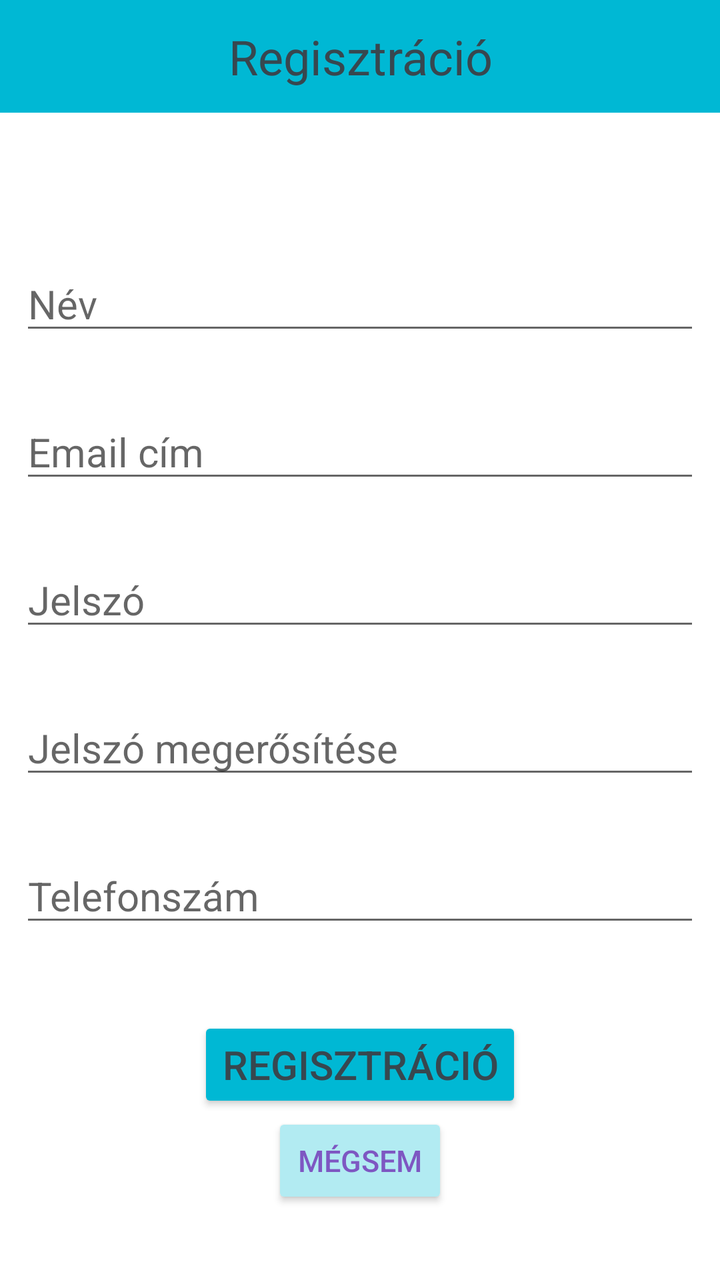
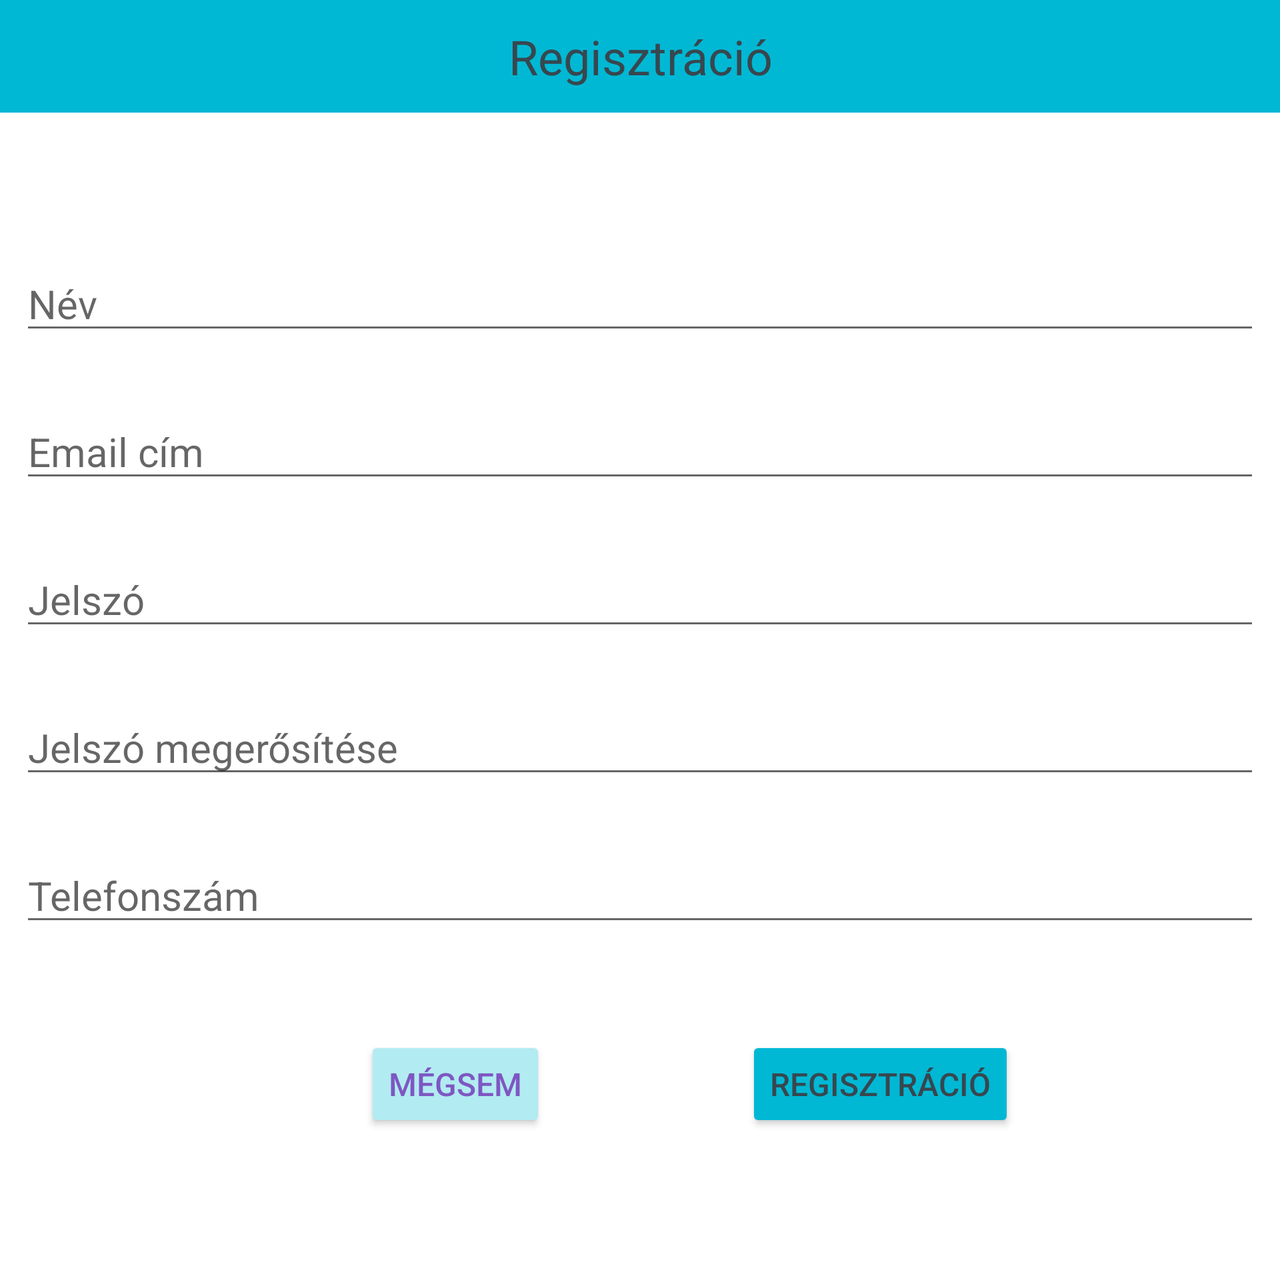

Two renders of one Android screen. The first uses the default layout on a phone; the second uses the alternative layout the repository ships for a different screen configuration, on a matching device. The two XML files are below.
<!-- AndroidManifest.xml: application theme Theme.MedBook -->
<!-- res/layout/activity_registration.xml -->
<?xml version="1.0" encoding="utf-8"?>
<LinearLayout
    xmlns:android="http://schemas.android.com/apk/res/android"
    android:layout_width="match_parent"
    android:layout_height="match_parent"
    android:background="@color/white"
    android:orientation="vertical"
    android:weightSum="10">

    <TextView
        android:id="@+id/registrationTvR"
        android:layout_width="match_parent"
        android:layout_height="wrap_content"
        android:layout_marginBottom="32dp"
        android:background="@color/primary"
        android:gravity="center"
        android:padding="12dp"
        android:text="@string/Registration"
        android:textColor="@color/text"
        android:textSize="24sp" />

    <EditText
        android:id="@+id/userNameEtR"
        android:layout_width="match_parent"
        android:layout_height="wrap_content"
        android:layout_marginLeft="10dp"
        android:layout_marginTop="40dp"
        android:layout_marginRight="10dp"
        android:hint="@string/Név"
        android:inputType="text"
        android:textColor="@color/text"
        android:textSize="20sp"
        android:textAppearance="@style/hint_style"/>

    <EditText
        android:id="@+id/emailEtR"
        android:layout_width="match_parent"
        android:layout_height="wrap_content"
        android:layout_marginLeft="10dp"
        android:layout_marginTop="30dp"
        android:layout_marginRight="10dp"
        android:hint="@string/EmailAddress"
        android:inputType="textEmailAddress"
        android:textColor="@color/text"
        android:textSize="20sp"
        android:textAppearance="@style/hint_style"/>

    <EditText
        android:id="@+id/passwordEtR"
        android:layout_width="match_parent"
        android:layout_height="wrap_content"
        android:layout_marginLeft="10dp"
        android:layout_marginTop="30dp"
        android:layout_marginRight="10dp"
        android:hint="@string/Password"
        android:inputType="textPassword"
        android:textColor="@color/text"
        android:textSize="20sp"
        android:textAppearance="@style/hint_style"/>

    <EditText
        android:id="@+id/passwordConfirmEtR"
        android:layout_width="match_parent"
        android:layout_height="wrap_content"
        android:layout_marginLeft="10dp"
        android:layout_marginTop="30dp"
        android:layout_marginRight="10dp"
        android:hint="@string/PasswordConfirm"
        android:inputType="textPassword"
        android:textColor="@color/text"
        android:textSize="20sp"
        android:textAppearance="@style/hint_style" />

    <EditText
        android:id="@+id/phoneEtR"
        android:layout_width="match_parent"
        android:layout_height="wrap_content"
        android:layout_marginLeft="10dp"
        android:layout_marginTop="30dp"
        android:layout_marginRight="10dp"
        android:hint="@string/PhoneNumber"
        android:inputType="phone"
        android:textColor="@color/text"
        android:textSize="20sp"
        android:textAppearance="@style/hint_style"/>

    <LinearLayout
        android:layout_width="match_parent"
        android:layout_height="wrap_content"
        android:layout_marginTop="40dp"
        android:gravity="center"
        android:orientation="vertical">

        <Button
            android:id="@+id/registrationBtnR"
            android:layout_width="wrap_content"
            android:layout_height="wrap_content"
            android:layout_marginLeft="10dp"
            android:layout_marginRight="10dp"
            android:backgroundTint="@color/primary"
            android:text="@string/Registration"
            android:textColor="@color/text"
            android:textSize="20sp"
            android:onClick="registration"/>

        <Button
            android:id="@+id/cancelBtnR"
            android:layout_width="wrap_content"
            android:layout_height="wrap_content"
            android:layout_marginLeft="10dp"
            android:layout_marginRight="10dp"
            android:backgroundTint="@color/secondary"
            android:text="@string/Cancel"
            android:textColor="@color/highlight"
            android:textSize="15sp"
            android:onClick="cancel"/>

    </LinearLayout>
</LinearLayout>
<!-- resources referenced by this layout -->
<resources>
  <color name="highlight">#7E57C2</color>
  <color name="primary">#00B8D4</color>
  <color name="secondary">#B2EBF2</color>
  <color name="text">#37474F</color>
  <color name="white">#FFFFFFFF</color>
  <string name="Cancel">Mégsem</string>
  <string name="EmailAddress">Email cím</string>
  <string name="Password">Jelszó</string>
  <string name="PasswordConfirm">Jelszó megerősítése</string>
  <string name="PhoneNumber">Telefonszám</string>
  <string name="Registration">Regisztráció</string>
  <style name="hint_style" parent="TextAppearance.AppCompat">
          <item name="android:textSize">16sp</item>
          <item name="android:textColorHint">@color/text</item>
          <item name="android:fontFamily">sans-serif</item>
      </style>
  <style name="Theme.MedBook" parent="Base.Theme.MedBook" />
  <style name="Base.Theme.MedBook" parent="Theme.AppCompat.Light.DarkActionBar">
  
          
          
          <item name="colorPrimary">@color/primary</item>
  
  
      </style>
</resources>
<!-- res/layout-land/activity_registration.xml (the repository's variant of the layout above) -->
<!-- drawn on the phone turned sideways -->
<?xml version="1.0" encoding="utf-8"?>
<ScrollView xmlns:android="http://schemas.android.com/apk/res/android"
    android:layout_width="match_parent"
    android:layout_height="match_parent">

    <LinearLayout
        android:layout_width="match_parent"
        android:layout_height="wrap_content"
        android:background="@color/white"
        android:orientation="vertical"
        android:weightSum="10">

        <TextView
            android:id="@+id/registrationTvR"
            android:layout_width="match_parent"
            android:layout_height="wrap_content"
            android:layout_marginBottom="32dp"
            android:background="@color/primary"
            android:gravity="center"
            android:padding="12dp"
            android:text="@string/Registration"
            android:textColor="@color/text"
            android:textSize="24sp" />

        <EditText
            android:id="@+id/userNameEtR"
            android:layout_width="match_parent"
            android:layout_height="wrap_content"
            android:layout_marginLeft="10dp"
            android:layout_marginTop="40dp"
            android:layout_marginRight="10dp"
            android:hint="@string/Név"
            android:inputType="text"
            android:textColor="@color/text"
            android:textSize="20sp"
            android:textAppearance="@style/hint_style"/>

        <EditText
            android:id="@+id/emailEtR"
            android:layout_width="match_parent"
            android:layout_height="wrap_content"
            android:layout_marginLeft="10dp"
            android:layout_marginTop="30dp"
            android:layout_marginRight="10dp"
            android:hint="@string/EmailAddress"
            android:inputType="textEmailAddress"
            android:textColor="@color/text"
            android:textSize="20sp"
            android:textAppearance="@style/hint_style"/>

        <EditText
            android:id="@+id/passwordEtR"
            android:layout_width="match_parent"
            android:layout_height="wrap_content"
            android:layout_marginLeft="10dp"
            android:layout_marginTop="30dp"
            android:layout_marginRight="10dp"
            android:hint="@string/Password"
            android:inputType="textPassword"
            android:textColor="@color/text"
            android:textSize="20sp"
            android:textAppearance="@style/hint_style"/>

        <EditText
            android:id="@+id/passwordConfirmEtR"
            android:layout_width="match_parent"
            android:layout_height="wrap_content"
            android:layout_marginLeft="10dp"
            android:layout_marginTop="30dp"
            android:layout_marginRight="10dp"
            android:hint="@string/PasswordConfirm"
            android:inputType="textPassword"
            android:textColor="@color/text"
            android:textSize="20sp"
            android:textAppearance="@style/hint_style" />

        <EditText
            android:id="@+id/phoneEtR"
            android:layout_width="match_parent"
            android:layout_height="wrap_content"
            android:layout_marginLeft="10dp"
            android:layout_marginTop="30dp"
            android:layout_marginRight="10dp"
            android:hint="@string/PhoneNumber"
            android:inputType="phone"
            android:textColor="@color/text"
            android:textSize="20sp"
            android:textAppearance="@style/hint_style"/>

        <LinearLayout
            android:layout_width="match_parent"
            android:layout_height="wrap_content"
            android:layout_marginTop="50dp"
            android:gravity="center"
            android:orientation="horizontal"
            android:paddingBottom="70dp">

            <Button
                android:id="@+id/cancelBtnR"
                android:layout_width="wrap_content"
                android:layout_height="wrap_content"
                android:layout_marginStart="50dp"
                android:backgroundTint="@color/secondary"
                android:onClick="cancel"
                android:text="@string/Cancel"
                android:textColor="@color/highlight"
                android:textSize="16sp" />

            <Button
                android:id="@+id/registrationBtnR"
                android:layout_width="wrap_content"
                android:layout_height="wrap_content"
                android:layout_marginStart="100dp"
                android:backgroundTint="@color/primary"
                android:onClick="registration"
                android:text="@string/Registration"
                android:textColor="@color/text"
                android:textSize="16sp" />

        </LinearLayout>
    </LinearLayout>
</ScrollView>
